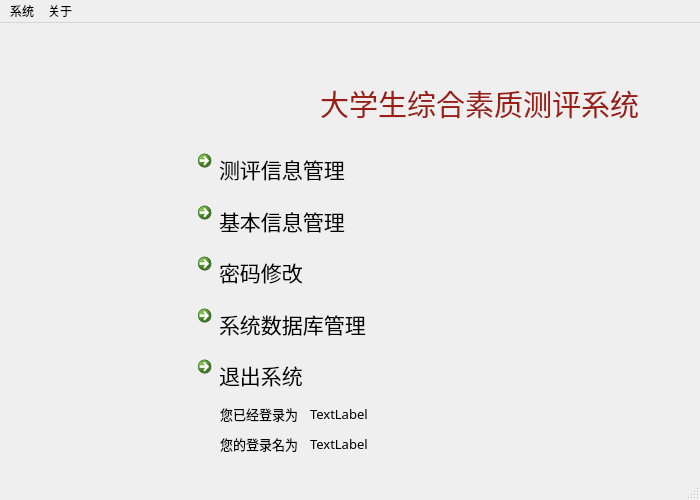
<?xml version="1.0" encoding="UTF-8"?>
<ui version="4.0">
 <class>adminCtrl</class>
 <widget class="QMainWindow" name="adminCtrl">
  <property name="geometry">
   <rect>
    <x>0</x>
    <y>0</y>
    <width>700</width>
    <height>500</height>
   </rect>
  </property>
  <property name="windowTitle">
   <string>管理员 - 大学生综合素质测评系统</string>
  </property>
  <widget class="QWidget" name="centralwidget">
   <widget class="QWidget" name="verticalLayoutWidget">
    <property name="geometry">
     <rect>
      <x>190</x>
      <y>120</y>
      <width>321</width>
      <height>251</height>
     </rect>
    </property>
    <property name="font">
     <font>
      <family>宋体</family>
      <pointsize>14</pointsize>
     </font>
    </property>
    <layout class="QVBoxLayout" name="verticalLayout">
     <item>
      <widget class="QCommandLinkButton" name="testBtn">
       <property name="font">
        <font>
         <family>楷体</family>
         <pointsize>16</pointsize>
         <weight>9</weight>
         <italic>false</italic>
         <bold>false</bold>
        </font>
       </property>
       <property name="styleSheet">
        <string notr="true">font: 75 16pt &quot;楷体&quot;;</string>
       </property>
       <property name="text">
        <string>测评信息管理</string>
       </property>
      </widget>
     </item>
     <item>
      <widget class="QCommandLinkButton" name="infoBtn">
       <property name="font">
        <font>
         <family>楷体</family>
         <pointsize>16</pointsize>
         <weight>9</weight>
         <italic>false</italic>
         <bold>false</bold>
        </font>
       </property>
       <property name="styleSheet">
        <string notr="true">font: 75 16pt &quot;楷体&quot;;</string>
       </property>
       <property name="text">
        <string>基本信息管理</string>
       </property>
      </widget>
     </item>
     <item>
      <widget class="QCommandLinkButton" name="modpw">
       <property name="font">
        <font>
         <family>楷体</family>
         <pointsize>16</pointsize>
         <weight>9</weight>
         <italic>false</italic>
         <bold>false</bold>
        </font>
       </property>
       <property name="styleSheet">
        <string notr="true">font: 75 16pt &quot;楷体&quot;;</string>
       </property>
       <property name="text">
        <string>密码修改</string>
       </property>
      </widget>
     </item>
     <item>
      <widget class="QCommandLinkButton" name="sysBtn">
       <property name="font">
        <font>
         <family>楷体</family>
         <pointsize>16</pointsize>
         <weight>9</weight>
         <italic>false</italic>
         <bold>false</bold>
        </font>
       </property>
       <property name="styleSheet">
        <string notr="true">font: 75 16pt &quot;楷体&quot;;</string>
       </property>
       <property name="text">
        <string>系统数据库管理</string>
       </property>
      </widget>
     </item>
     <item>
      <widget class="QCommandLinkButton" name="exitBtn">
       <property name="font">
        <font>
         <family>楷体</family>
         <pointsize>16</pointsize>
         <weight>9</weight>
         <italic>false</italic>
         <bold>false</bold>
        </font>
       </property>
       <property name="styleSheet">
        <string notr="true">font: 75 16pt &quot;楷体&quot;;</string>
       </property>
       <property name="text">
        <string>退出系统</string>
       </property>
      </widget>
     </item>
    </layout>
   </widget>
   <widget class="QLabel" name="label">
    <property name="geometry">
     <rect>
      <x>220</x>
      <y>380</y>
      <width>81</width>
      <height>21</height>
     </rect>
    </property>
    <property name="font">
     <font>
      <family>方正等线</family>
      <pointsize>10</pointsize>
      <weight>9</weight>
      <italic>false</italic>
      <bold>false</bold>
     </font>
    </property>
    <property name="styleSheet">
     <string notr="true">font: 75 10pt &quot;方正等线&quot;;</string>
    </property>
    <property name="text">
     <string>您已经登录为：</string>
    </property>
   </widget>
   <widget class="QLabel" name="label_2">
    <property name="geometry">
     <rect>
      <x>220</x>
      <y>410</y>
      <width>81</width>
      <height>21</height>
     </rect>
    </property>
    <property name="font">
     <font>
      <family>方正等线</family>
      <pointsize>10</pointsize>
      <weight>9</weight>
      <italic>false</italic>
      <bold>false</bold>
     </font>
    </property>
    <property name="styleSheet">
     <string notr="true">font: 75 10pt &quot;方正等线&quot;;</string>
    </property>
    <property name="text">
     <string>您的登录名为：</string>
    </property>
   </widget>
   <widget class="QLabel" name="idLabel">
    <property name="geometry">
     <rect>
      <x>310</x>
      <y>380</y>
      <width>111</width>
      <height>21</height>
     </rect>
    </property>
    <property name="font">
     <font>
      <family>方正等线</family>
      <pointsize>10</pointsize>
      <weight>9</weight>
      <italic>false</italic>
      <bold>false</bold>
     </font>
    </property>
    <property name="styleSheet">
     <string notr="true">font: 75 10pt &quot;方正等线&quot;;</string>
    </property>
    <property name="text">
     <string>TextLabel</string>
    </property>
   </widget>
   <widget class="QLabel" name="nameLabel">
    <property name="geometry">
     <rect>
      <x>310</x>
      <y>410</y>
      <width>111</width>
      <height>21</height>
     </rect>
    </property>
    <property name="font">
     <font>
      <family>方正等线</family>
      <pointsize>10</pointsize>
      <weight>9</weight>
      <italic>false</italic>
      <bold>false</bold>
     </font>
    </property>
    <property name="styleSheet">
     <string notr="true">font: 75 10pt &quot;方正等线&quot;;</string>
    </property>
    <property name="text">
     <string>TextLabel</string>
    </property>
   </widget>
   <widget class="QLabel" name="label_3">
    <property name="geometry">
     <rect>
      <x>60</x>
      <y>30</y>
      <width>251</width>
      <height>71</height>
     </rect>
    </property>
    <property name="text">
     <string/>
    </property>
    <property name="pixmap">
     <pixmap resource="StudentTest.qrc">:/new/pics/images/sgu.png</pixmap>
    </property>
   </widget>
   <widget class="QLabel" name="label_4">
    <property name="geometry">
     <rect>
      <x>320</x>
      <y>60</y>
      <width>331</width>
      <height>41</height>
     </rect>
    </property>
    <property name="font">
     <font>
      <family>华文行楷</family>
      <pointsize>22</pointsize>
      <weight>9</weight>
      <italic>false</italic>
      <bold>false</bold>
     </font>
    </property>
    <property name="styleSheet">
     <string notr="true">color: rgb(154, 29, 22);
font: 75 22pt &quot;华文行楷&quot;;</string>
    </property>
    <property name="text">
     <string>大学生综合素质测评系统</string>
    </property>
    <property name="textFormat">
     <enum>Qt::AutoText</enum>
    </property>
   </widget>
  </widget>
  <widget class="QMenuBar" name="menubar">
   <property name="geometry">
    <rect>
     <x>0</x>
     <y>0</y>
     <width>700</width>
     <height>23</height>
    </rect>
   </property>
   <widget class="QMenu" name="menu_System">
    <property name="title">
     <string>系统</string>
    </property>
    <addaction name="action_Log_out"/>
    <addaction name="action_Exit"/>
   </widget>
   <widget class="QMenu" name="menu">
    <property name="title">
     <string>关于</string>
    </property>
    <addaction name="action_About_2"/>
   </widget>
   <addaction name="menu_System"/>
   <addaction name="menu"/>
  </widget>
  <widget class="QStatusBar" name="statusbar"/>
  <action name="action_Log_out">
   <property name="text">
    <string>&amp;Log out</string>
   </property>
  </action>
  <action name="action_Exit">
   <property name="text">
    <string>&amp;Exit</string>
   </property>
  </action>
  <action name="action_Help">
   <property name="text">
    <string>&amp;Help</string>
   </property>
  </action>
  <action name="action_About_2">
   <property name="text">
    <string>&amp;About</string>
   </property>
  </action>
 </widget>
 <resources>
  <include location="StudentTest.qrc"/>
 </resources>
 <connections/>
</ui>
